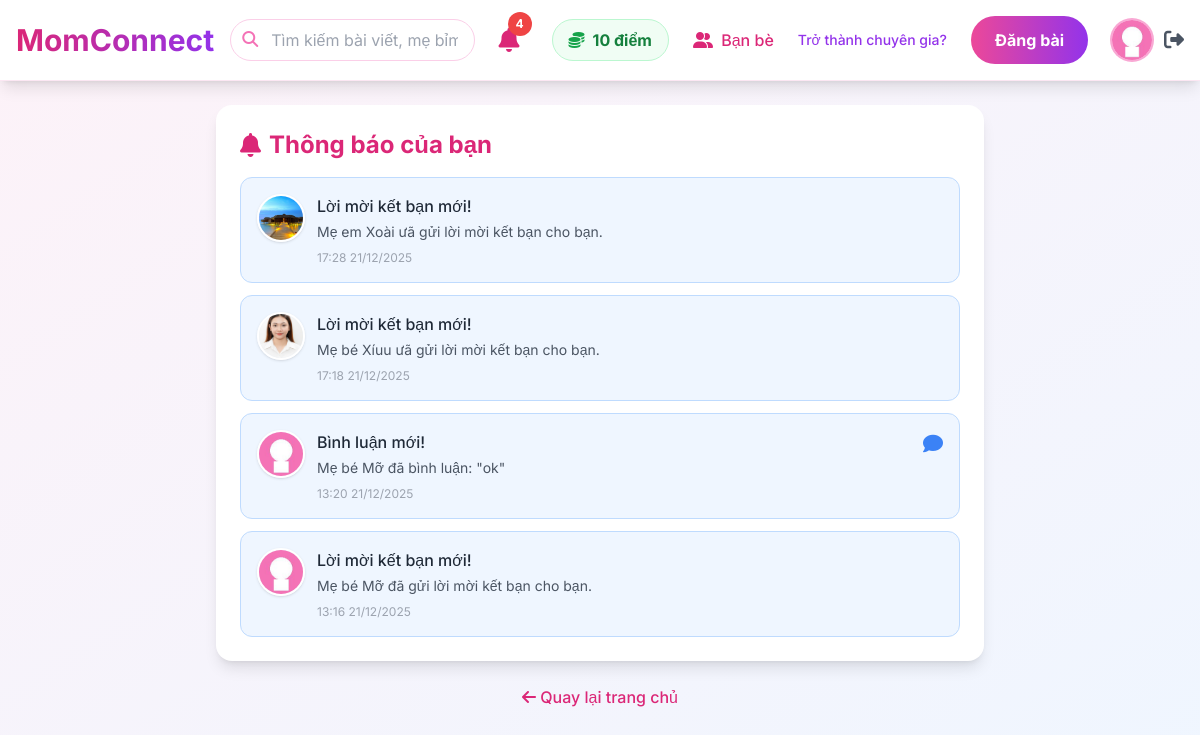
The page /notifications (signed in) on the database its author committed.
### models.py (models this page shows, shortened)
class User(UserMixin, db.Model):
    id = db.Column(db.Integer, primary_key=True)
    name = db.Column(db.String(100), nullable=False)
    email = db.Column(db.String(100), unique=True, nullable=False)
    password = db.Column(db.String(200), nullable=False)
    avatar = db.Column(db.String(200), default='default.jpg')
    bio = db.Column(db.Text)
    children_count = db.Column(db.Integer, default=0)
    children_ages = db.Column(db.String(100))
    points = db.Column(db.Integer, default=0)
    role = db.Column(db.String(20), default='user')
    is_active = db.Column(db.Boolean, default=True)
    is_verified_expert = db.Column(db.Boolean, default=False)
    expert_request = db.Column(db.Text)
    expert_category = db.Column(db.String(50))
    created_at = db.Column(db.DateTime, default=datetime.utcnow)
    posts = db.relationship('Post', foreign_keys='Post.user_id', backref='author', lazy='dynamic')
    comments = db.relationship('Comment', backref='author', lazy='dynamic')
    expert_requests = db.relationship('ExpertRequest', backref='user', lazy='dynamic')

class Notification(db.Model):
    __tablename__ = 'notification'
    id = db.Column(db.Integer, primary_key=True)
    user_id = db.Column(db.Integer, db.ForeignKey('user.id'), nullable=False)
    title = db.Column(db.String(100), nullable=False)
    message = db.Column(db.Text, nullable=False)
    type = db.Column(db.String(20))
    related_id = db.Column(db.Integer)
    related_user_id = db.Column(db.Integer, db.ForeignKey('user.id'))
    is_read = db.Column(db.Boolean, default=False)
    created_at = db.Column(db.DateTime, default=datetime.utcnow)
    related_user = db.relationship('User', foreign_keys=[related_user_id])

### app.py (the view)
@app.route('/notifications')
@login_required
def notifications():
    user_id = current_user.id
    Notification.query.filter_by(user_id=user_id, is_read=False).update({'is_read': True})
    db.session.commit()
    notifications_list = (Notification.query
                          .filter_by(user_id=user_id)
                          .order_by(Notification.created_at.desc())
                          .all())
    return render_template('notifications.html', notifications=notifications_list)

### app.py (called while the page is built)
@login_manager.user_loader
def load_user(id):
    return User.query.get(int(id))

### templates/notifications.html (shortened to what this page needs)
{% extends "base.html" %}
{% block content %}
<div class="max-w-3xl mx-auto">
    <div class="bg-white rounded-2xl shadow-lg p-6 mb-6">
        <h2 class="text-2xl font-bold text-pink-600 mb-4 flex items-center gap-2">
            <i class="fas fa-bell"></i> Thông báo của bạn
        </h2>
        {% if notifications|length == 0 %}
        <div class="text-center py-12 text-gray-500">
            <i class="fas fa-bell-slash text-5xl mb-4 text-gray-300"></i>
            <p class="text-lg font-medium">Chưa có thông báo nào</p>
        </div>
        {% else %}
        <div class="space-y-3">
            {% for notif in notifications %}
            <a href="{{ notif.redirect_url or '#' }}"
               class="block transition hover:shadow-md"
               onclick="{% if notif.redirect_url %}window.location.href='{{ notif.redirect_url }}'{% else %}return false{% endif %}; {% if not notif.is_read %}markNotificationAsRead({{ notif.id }}){% endif %}">
                <div
                    class="flex items-start gap-3 p-4 rounded-xl border cursor-pointer
                           {% if not notif.is_read %}bg-blue-50 border-blue-200 hover:bg-blue-100{% else %}bg-gray-50 border-gray-200 hover:bg-gray-100{% endif %}
                           transition-all duration-200">
                    {% if notif.related_user and notif.related_user.avatar %}
                    <img src="{{ url_for('static', filename=notif.related_user.avatar) }}"
                        class="w-12 h-12 rounded-full object-cover border-2 border-white shadow flex-shrink-0">
                    {% else %}
                    <img src="{{ url_for('static', filename='uploads/default.jpg') }}"
                        class="w-12 h-12 rounded-full object-cover border-2 border-white shadow flex-shrink-0">
                    {% endif %}
                    <div class="flex-1 min-w-0">
                        <p class="font-medium text-gray-800 hover:text-pink-600 transition-colors cursor-pointer">
                            {{ notif.title }}
                        </p>
                        <p class="text-sm text-gray-600 mt-1">{{ notif.message }}</p>
                        <p class="text-xs text-gray-400 mt-2">{{ notif.created_at.strftime('%H:%M %d/%m/%Y') }}</p>
                    </div>
                    <div class="flex-shrink-0">
                        {% if notif.type == 'like' %}
                        <i class="fas fa-heart text-red-500 text-xl"></i>
                        {% elif notif.type == 'comment' %}
                        <i class="fas fa-comment text-blue-500 text-xl"></i>
                        {% elif notif.type == 'follow' %}
                        <i class="fas fa-user-plus text-green-500 text-xl"></i>
                        {% endif %}
                    </div>
                </div>
            </a>
            {% endfor %}
        </div>
        {% endif %}
    </div>
    <div class="text-center">
        <a href="{{ url_for('home') }}" class="text-pink-600 hover:underline font-medium">
            <i class="fas fa-arrow-left"></i> Quay lại trang chủ
        </a>
    </div>
</div>
{% endblock %}

### templates/base.html (shortened to what this page needs)
<!DOCTYPE html>
<html lang="vi">
<head>
    <script src="https://cdn.tailwindcss.com"></script>
    <link href="https://cdnjs.cloudflare.com/ajax/libs/font-awesome/6.5.0/css/all.min.css" rel="stylesheet">
</head>
<body class="bg-gradient-to-br from-pink-50 to-blue-50 min-h-screen">
    <nav class="bg-white shadow-lg p-4 sticky top-0 z-50 border-b border-pink-100">
        <div class="max-w-7xl mx-auto flex justify-between items-center">
            <a href="{{ url_for('home') }}"
                class="text-3xl font-bold bg-gradient-to-r from-pink-600 to-purple-600 bg-clip-text text-transparent">
            </a>
            <form action="{{ url_for('search') }}" method="get" class="flex-1 max-w-md mx-4">
                <div class="relative">
                    <input type="text" name="q" placeholder="Tìm kiếm bài viết, mẹ bỉm..."
                        class="w-full pl-10 pr-4 py-2 border border-pink-200 rounded-full focus:outline-none focus:ring-2 focus:ring-pink-400 transition">
                    <i class="fas fa-search absolute left-3 top-3 text-pink-400"></i>
                </div>
            </form>
            <div class="flex items-center space-x-6">
                {% if current_user.is_authenticated %}
                <div class="relative">
                    <button onclick="toggleNotif()" class="relative p-2 hover:bg-gray-100 rounded-full transition">
                        <i class="fas fa-bell text-2xl text-pink-600"></i>
                        <span id="notif-count"
                            class="absolute -top-1 -right-1 bg-red-500 text-white text-xs font-bold rounded-full w-6 h-6 flex items-center justify-center badge-pulse hidden">
                        </span>
                    </button>
                </div>
                <div class="flex items-center gap-2 bg-green-50 px-4 py-2 rounded-full border border-green-200">
                    <i class="fas fa-coins text-green-600"></i>
                    <span class="text-green-700 font-bold">{{ current_user.points }} điểm</span>
                </div>
                <a href="{{ url_for('friends') }}" class="text-pink-600 hover:text-pink-700 font-medium">
                    <i class="fas fa-user-friends mr-1"></i> Bạn bè
                </a>
                {% if current_user.role == 'admin' %}
                <a href="{{ url_for('admin_dashboard') }}"
                    class="bg-gradient-to-r from-red-600 to-pink-600 text-white px-6 py-3 rounded-full font-bold hover:shadow-xl transition flex items-center gap-2 shadow-lg">
                    <i class="fas fa-crown"></i> Quản trị viên
                </a>
                {% elif current_user.is_verified_expert %}
                <span
                    class="bg-gradient-to-r from-purple-500 to-blue-600 text-white px-4 py-2 rounded-full text-xs font-bold flex items-center gap-1">
                    <i class="fas fa-stethoscope"></i> Chuyên gia
                </span>
                {% else %}
                <a href="{{ url_for('expert_request') }}" class="text-purple-600 hover:underline text-sm font-medium">
                    Trở thành chuyên gia?
                </a>
                {% endif %}
                <a href="{{ url_for('create_post') }}"
                    class="bg-gradient-to-r from-pink-500 to-purple-600 text-white px-6 py-3 rounded-full font-bold hover:shadow-lg transition">
                    Đăng bài
                </a>
                <div class="flex items-center gap-3">
                    <img src="{{ url_for('static', filename=current_user.avatar or 'images/default-avatar.png') }}"
                        class="w-10 h-10 rounded-full object-cover ring-2 ring-pink-300">
                    <a href="{{ url_for('logout') }}" class="text-gray-600 hover:text-red-600">
                        <i class="fas fa-sign-out-alt text-xl"></i>
                    </a>
                </div>
                {% else %}
                <a href="{{ url_for('login') }}" class="text-pink-600 font-bold">Đăng nhập</a>
                <a href="{{ url_for('register') }}"
                    class="bg-gradient-to-r from-pink-500 to-purple-600 text-white px-6 py-3 rounded-full font-bold">Đăng
                    ký</a>
                {% endif %}
            </div>
        </div>
    </nav>
    <div class="max-w-7xl mx-auto p-6">
        {% block content %}{% endblock %}
    </div>
</body>
</html>

### templates/base.html (style rules this page uses)
body { font-family: 'Inter', sans-serif; }
.badge-pulse { animation: pulse 2s infinite; }

### rows shown on the page
User: points "10", avatar (placeholder picture)
Notification: avatar (picture), title "Lời mời kết bạn mới!", message "Mẹ em Xoài ưã gửi lời mời kết bạn cho bạn.", created_at "17:28 21/12/2025"
Notification: avatar (picture), title "Lời mời kết bạn mới!", message "Mẹ bé Xíuu ưã gửi lời mời kết bạn cho bạn.", created_at "17:18 21/12/2025"
Notification: avatar (placeholder picture), title "Bình luận mới!", message "Mẹ bé Mỡ đã bình luận: \"ok\"", created_at "13:20 21/12/2025", type "comment" (drawn)
Notification: avatar (placeholder picture), title "Lời mời kết bạn mới!", message "Mẹ bé Mỡ đã gửi lời mời kết bạn cho bạn.", created_at "13:16 21/12/2025"
